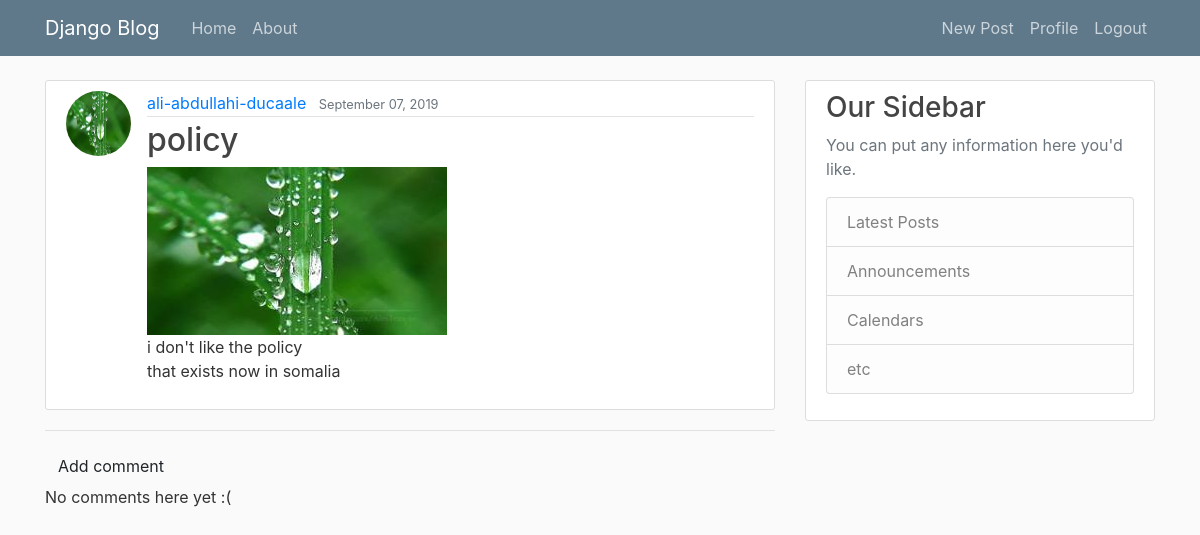
/post/28/ (signed in), run on an earlier commit of the app's database.
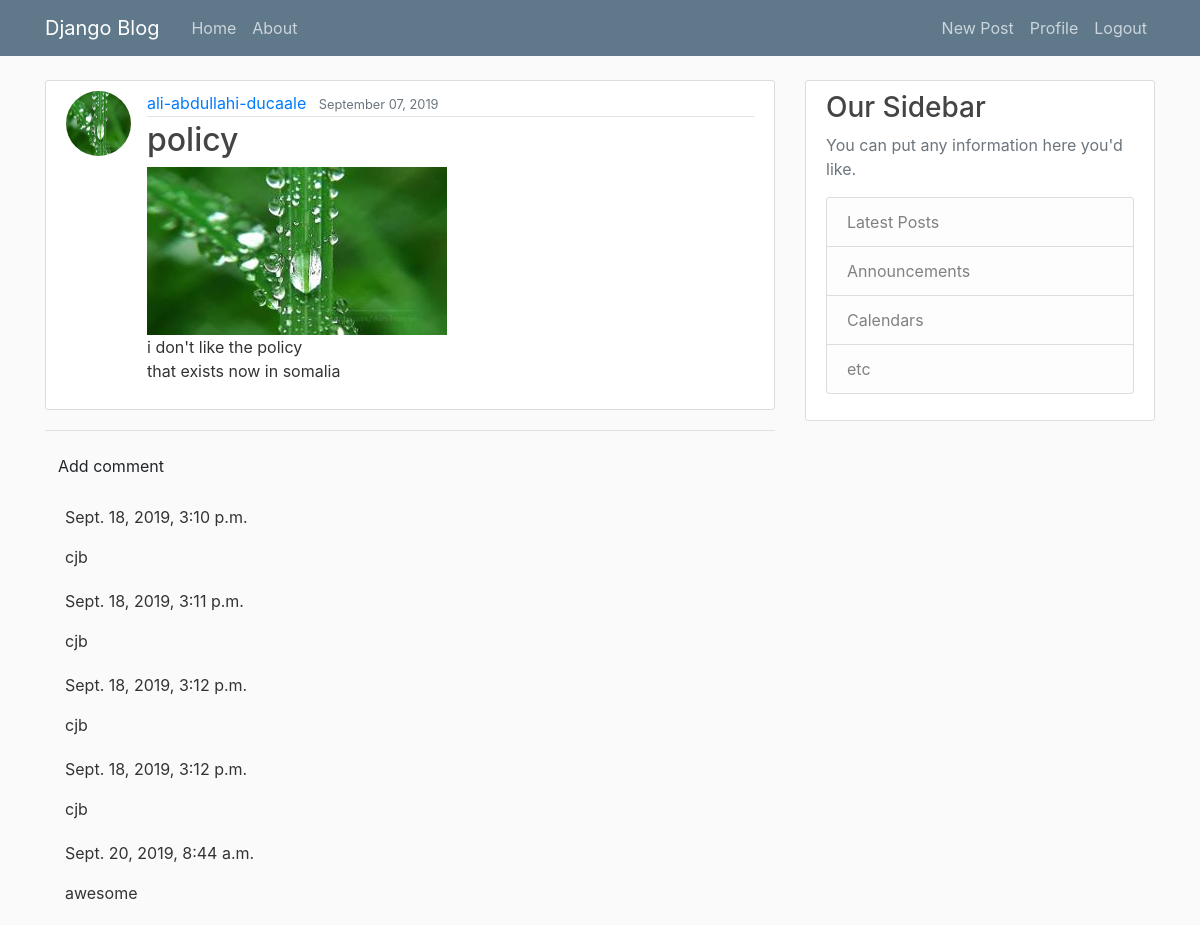
And on a later commit of the database.
### blog/models.py (models this page shows, shortened)
class Comment(models.Model):
    post = models.ForeignKey(Post, on_delete=models.CASCADE, related_name='comments')
    author = models.CharField(max_length=200)
    text = models.CharField(max_length=20000)
    created_date = models.DateTimeField(default=timezone.now)
    approved_comment = models.BooleanField(default=False)

### blog/views.py (the view)
# urls.py: path('post/<int:pk>/',PostDetailView.as_view(),name='post-detail' ),
class PostDetailView(DetailView):
    model=Post

### blog/templates/blog/post_detail.html (shortened to what this page needs)
{% extends 'blog/base.html' %}
{% block content %}
  <article class="media content-section">
	  <img class='rounded-circle article-img'src='{{ object.author.profile.image.url }}'>
	  <div class="media-body">
	    <div class="article-metadata">
	      <a class="mr-2" href="{% url 'user-posts' object.author.username %}">{{ object.author }}</a>
	      <small class="text-muted">{{ object.date_posted|date:'F d, Y' }}</small>
	    </div>
	    <h2 class="article-title">{{ object.title }}</h2>
	    <img src="{{ post.image.url }}">
	    <p class="article-content">{{ object.content }}</p>
	  </div>
  </article>
  <hr>
  	<a class="btn btn-default" href="{% url 'add_comment_to_post' pk=post.pk %}">Add comment</a>
	{% for comment in post.comments.all %}
	    {% if user.is_authenticated or comment.approved_comment %}
		    <div class="comment">
		        <div class="date">
		            {{ comment.created_date }}
		            {% if not comment.approved_comment %}
		                <a class="btn btn-default" href="{% url 'comment_remove' pk=comment.pk %}"></a>
		                <a class="btn btn-default" href="{% url 'comment_approve' pk=comment.pk %}"></a>
		            {% endif %}
		        </div>
		        <p>{{ comment.text|linebreaks }}</p>
		    </div>
	    {% endif %}
		{% empty %}
	    	<p>No comments here yet :(</p>
	{% endfor %}
{% endblock content %}

What changed in the data, as far as the page shows it:
added Comment: created_date "Sept. 18, 2019, 3:10 p.m.", approved_comment False (drawn), text "cjb"
added Comment: created_date "Sept. 18, 2019, 3:11 p.m.", approved_comment False (drawn), text "cjb"
added Comment: created_date "Sept. 18, 2019, 3:12 p.m.", approved_comment False (drawn), text "cjb"
added Comment: created_date "Sept. 18, 2019, 3:12 p.m.", approved_comment False (drawn), text "cjb"
added Comment: created_date "Sept. 20, 2019, 8:44 a.m.", approved_comment False (drawn), text "awesome"
Also different on the page:
text no longer shown: "No comments here yet :("
